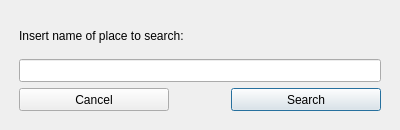
<?xml version="1.0" encoding="UTF-8"?>
<ui version="4.0">
 <class>GeoCoderMain</class>
 <widget class="QDialog" name="GeoCoderMain">
  <property name="windowModality">
   <enum>Qt::ApplicationModal</enum>
  </property>
  <property name="geometry">
   <rect>
    <x>0</x>
    <y>0</y>
    <width>400</width>
    <height>130</height>
   </rect>
  </property>
  <property name="sizePolicy">
   <sizepolicy hsizetype="MinimumExpanding" vsizetype="MinimumExpanding">
    <horstretch>0</horstretch>
    <verstretch>0</verstretch>
   </sizepolicy>
  </property>
  <property name="minimumSize">
   <size>
    <width>400</width>
    <height>130</height>
   </size>
  </property>
  <property name="maximumSize">
   <size>
    <width>400</width>
    <height>130</height>
   </size>
  </property>
  <property name="windowTitle">
   <string>Geocoder</string>
  </property>
  <widget class="QStackedWidget" name="stackedWidget">
   <property name="geometry">
    <rect>
     <x>10</x>
     <y>10</y>
     <width>380</width>
     <height>110</height>
    </rect>
   </property>
   <property name="sizePolicy">
    <sizepolicy hsizetype="Fixed" vsizetype="Fixed">
     <horstretch>0</horstretch>
     <verstretch>0</verstretch>
    </sizepolicy>
   </property>
   <property name="minimumSize">
    <size>
     <width>380</width>
     <height>110</height>
    </size>
   </property>
   <property name="currentIndex">
    <number>0</number>
   </property>
   <widget class="QWidget" name="pgSearch">
    <property name="sizePolicy">
     <sizepolicy hsizetype="Fixed" vsizetype="Fixed">
      <horstretch>0</horstretch>
      <verstretch>0</verstretch>
     </sizepolicy>
    </property>
    <layout class="QVBoxLayout" name="verticalLayout">
     <item>
      <widget class="QLabel" name="lblInputField">
       <property name="minimumSize">
        <size>
         <width>0</width>
         <height>23</height>
        </size>
       </property>
       <property name="text">
        <string>Insert name of place to search:</string>
       </property>
      </widget>
     </item>
     <item>
      <widget class="QLineEdit" name="inputField">
       <property name="minimumSize">
        <size>
         <width>0</width>
         <height>23</height>
        </size>
       </property>
       <property name="text">
        <string/>
       </property>
      </widget>
     </item>
     <item>
      <layout class="QHBoxLayout" name="horizontalLayout">
       <item>
        <widget class="QPushButton" name="btnCancel1">
         <property name="sizePolicy">
          <sizepolicy hsizetype="Fixed" vsizetype="Fixed">
           <horstretch>0</horstretch>
           <verstretch>0</verstretch>
          </sizepolicy>
         </property>
         <property name="minimumSize">
          <size>
           <width>150</width>
           <height>23</height>
          </size>
         </property>
         <property name="toolTip">
          <string/>
         </property>
         <property name="statusTip">
          <string/>
         </property>
         <property name="accessibleDescription">
          <string/>
         </property>
         <property name="layoutDirection">
          <enum>Qt::LeftToRight</enum>
         </property>
         <property name="autoFillBackground">
          <bool>false</bool>
         </property>
         <property name="text">
          <string>Cancel</string>
         </property>
         <property name="autoDefault">
          <bool>false</bool>
         </property>
        </widget>
       </item>
       <item>
        <spacer name="horizontalSpacer">
         <property name="orientation">
          <enum>Qt::Horizontal</enum>
         </property>
         <property name="sizeHint" stdset="0">
          <size>
           <width>40</width>
           <height>20</height>
          </size>
         </property>
        </spacer>
       </item>
       <item>
        <widget class="QPushButton" name="btnSearchPlace">
         <property name="sizePolicy">
          <sizepolicy hsizetype="Fixed" vsizetype="Fixed">
           <horstretch>0</horstretch>
           <verstretch>0</verstretch>
          </sizepolicy>
         </property>
         <property name="minimumSize">
          <size>
           <width>150</width>
           <height>23</height>
          </size>
         </property>
         <property name="toolTip">
          <string/>
         </property>
         <property name="statusTip">
          <string/>
         </property>
         <property name="accessibleDescription">
          <string/>
         </property>
         <property name="layoutDirection">
          <enum>Qt::LeftToRight</enum>
         </property>
         <property name="autoFillBackground">
          <bool>false</bool>
         </property>
         <property name="text">
          <string>Search</string>
         </property>
        </widget>
       </item>
      </layout>
     </item>
    </layout>
   </widget>
   <widget class="QWidget" name="pgZoomTo">
    <property name="sizePolicy">
     <sizepolicy hsizetype="Fixed" vsizetype="Fixed">
      <horstretch>0</horstretch>
      <verstretch>0</verstretch>
     </sizepolicy>
    </property>
    <property name="minimumSize">
     <size>
      <width>380</width>
      <height>110</height>
     </size>
    </property>
    <layout class="QVBoxLayout" name="verticalLayout_2">
     <item>
      <widget class="QLabel" name="lblZoomTo">
       <property name="sizePolicy">
        <sizepolicy hsizetype="Preferred" vsizetype="Fixed">
         <horstretch>0</horstretch>
         <verstretch>0</verstretch>
        </sizepolicy>
       </property>
       <property name="minimumSize">
        <size>
         <width>0</width>
         <height>23</height>
        </size>
       </property>
       <property name="text">
        <string>Choose which place to zoom to:</string>
       </property>
      </widget>
     </item>
     <item>
      <widget class="QComboBox" name="cbxGeocodeMatches">
       <property name="minimumSize">
        <size>
         <width>0</width>
         <height>23</height>
        </size>
       </property>
      </widget>
     </item>
     <item>
      <layout class="QHBoxLayout" name="horizontalLayout_2">
       <item>
        <widget class="QPushButton" name="btnCancel2">
         <property name="sizePolicy">
          <sizepolicy hsizetype="Fixed" vsizetype="Fixed">
           <horstretch>0</horstretch>
           <verstretch>0</verstretch>
          </sizepolicy>
         </property>
         <property name="minimumSize">
          <size>
           <width>150</width>
           <height>23</height>
          </size>
         </property>
         <property name="toolTip">
          <string/>
         </property>
         <property name="statusTip">
          <string/>
         </property>
         <property name="accessibleDescription">
          <string/>
         </property>
         <property name="layoutDirection">
          <enum>Qt::LeftToRight</enum>
         </property>
         <property name="autoFillBackground">
          <bool>false</bool>
         </property>
         <property name="text">
          <string>Cancel</string>
         </property>
         <property name="autoDefault">
          <bool>false</bool>
         </property>
        </widget>
       </item>
       <item>
        <spacer name="horizontalSpacer_2">
         <property name="orientation">
          <enum>Qt::Horizontal</enum>
         </property>
         <property name="sizeHint" stdset="0">
          <size>
           <width>40</width>
           <height>20</height>
          </size>
         </property>
        </spacer>
       </item>
       <item>
        <widget class="QPushButton" name="btnZoomTo">
         <property name="sizePolicy">
          <sizepolicy hsizetype="Fixed" vsizetype="Fixed">
           <horstretch>0</horstretch>
           <verstretch>0</verstretch>
          </sizepolicy>
         </property>
         <property name="minimumSize">
          <size>
           <width>150</width>
           <height>23</height>
          </size>
         </property>
         <property name="text">
          <string>Beam me there!</string>
         </property>
        </widget>
       </item>
      </layout>
     </item>
    </layout>
   </widget>
  </widget>
 </widget>
 <resources/>
 <connections/>
</ui>
